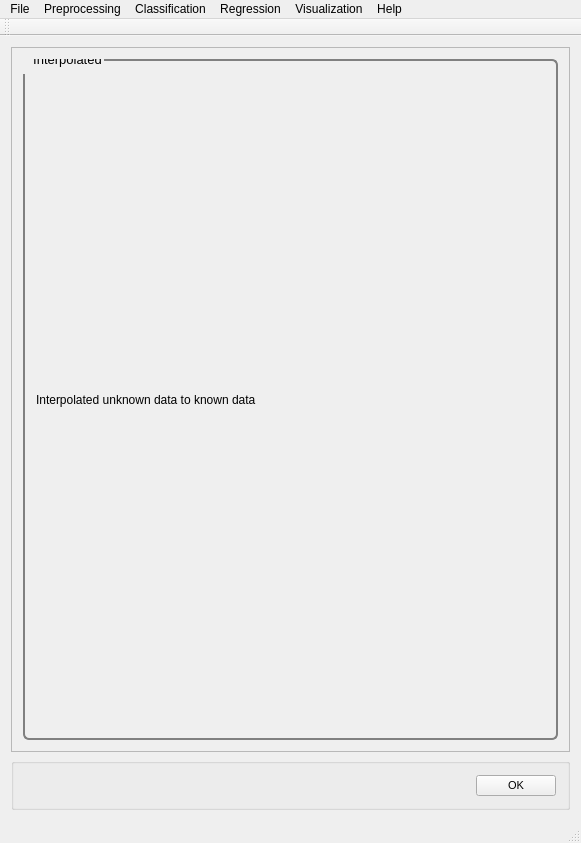
<?xml version="1.0" encoding="UTF-8"?>
<ui version="4.0">
 <class>MainWindow</class>
 <widget class="QMainWindow" name="MainWindow">
  <property name="geometry">
   <rect>
    <x>0</x>
    <y>0</y>
    <width>581</width>
    <height>843</height>
   </rect>
  </property>
  <property name="windowTitle">
   <string>PYSAT</string>
  </property>
  <widget class="QWidget" name="centralWidget">
   <layout class="QVBoxLayout" name="verticalLayout_9">
    <item>
     <widget class="QScrollArea" name="scrollArea">
      <property name="widgetResizable">
       <bool>true</bool>
      </property>
      <widget class="QWidget" name="scrollAreaWidgetContents_2">
       <property name="geometry">
        <rect>
         <x>0</x>
         <y>0</y>
         <width>561</width>
         <height>721</height>
        </rect>
       </property>
       <property name="font">
        <font>
         <pointsize>8</pointsize>
        </font>
       </property>
       <property name="styleSheet">
        <string notr="true">QGroupBox {
  border: 2px solid gray;
  border-radius: 6px;
  margin-top: 0.5em;
}

QGroupBox::title {

  padding-top: -14px;
  padding-left: 8px;
}
</string>
       </property>
       <layout class="QVBoxLayout" name="verticalLayout_8">
        <item>
         <widget class="QGroupBox" name="Interpolated">
          <property name="font">
           <font>
            <pointsize>10</pointsize>
           </font>
          </property>
          <property name="title">
           <string>Interpolated</string>
          </property>
          <layout class="QVBoxLayout" name="CrossValid_3">
           <item>
            <layout class="QHBoxLayout" name="horizontalLayout_12">
             <item>
              <layout class="QVBoxLayout" name="verticalLayout_23">
               <item>
                <widget class="QLabel" name="label_16">
                 <property name="text">
                  <string>Interpolated unknown data to known data</string>
                 </property>
                </widget>
               </item>
              </layout>
             </item>
            </layout>
           </item>
          </layout>
         </widget>
        </item>
       </layout>
      </widget>
     </widget>
    </item>
    <item>
     <widget class="QGroupBox" name="OK">
      <layout class="QHBoxLayout" name="ok">
       <item>
        <spacer name="horizontalSpacer_5">
         <property name="orientation">
          <enum>Qt::Horizontal</enum>
         </property>
         <property name="sizeHint" stdset="0">
          <size>
           <width>40</width>
           <height>20</height>
          </size>
         </property>
        </spacer>
       </item>
       <item>
        <widget class="QPushButton" name="okButton">
         <property name="font">
          <font>
           <pointsize>8</pointsize>
          </font>
         </property>
         <property name="mouseTracking">
          <bool>false</bool>
         </property>
         <property name="text">
          <string>OK</string>
         </property>
        </widget>
       </item>
      </layout>
     </widget>
    </item>
   </layout>
  </widget>
  <widget class="QToolBar" name="mainToolBar">
   <attribute name="toolBarArea">
    <enum>TopToolBarArea</enum>
   </attribute>
   <attribute name="toolBarBreak">
    <bool>false</bool>
   </attribute>
  </widget>
  <widget class="QStatusBar" name="statusBar"/>
  <widget class="QMenuBar" name="menuBar">
   <property name="geometry">
    <rect>
     <x>0</x>
     <y>0</y>
     <width>581</width>
     <height>21</height>
    </rect>
   </property>
   <widget class="QMenu" name="menuFile">
    <property name="title">
     <string>File</string>
    </property>
    <addaction name="actionLoad_Refence_Data"/>
    <addaction name="actionLoad_Unknown_Data"/>
    <addaction name="actionSet_output_location"/>
    <addaction name="separator"/>
    <addaction name="actionSave_Current_Plots"/>
    <addaction name="actionSave_Current_Data"/>
    <addaction name="separator"/>
    <addaction name="actionCreate_New_Workflow"/>
    <addaction name="actionSave_Current_Workflow"/>
    <addaction name="separator"/>
    <addaction name="actionExit"/>
   </widget>
   <widget class="QMenu" name="menuPreprocessing">
    <property name="title">
     <string>Preprocessing</string>
    </property>
    <widget class="QMenu" name="menuBaseline_Removal">
     <property name="title">
      <string>Baseline Removal</string>
     </property>
     <addaction name="actionALS"/>
     <addaction name="actionDietrich"/>
     <addaction name="actionPolyFit"/>
     <addaction name="actionAirPLS"/>
     <addaction name="actionFABC"/>
     <addaction name="actionKK"/>
     <addaction name="actionMario"/>
     <addaction name="actionMedian"/>
     <addaction name="actionRubberband"/>
     <addaction name="actionUndecimated_Wavelet"/>
    </widget>
    <widget class="QMenu" name="menuCalibration_Transfer">
     <property name="title">
      <string>Calibration Transfer</string>
     </property>
     <addaction name="actionRatio"/>
     <addaction name="actionTommy_s_Methgod"/>
     <addaction name="actionPiecewise_Direct_Standardization"/>
     <addaction name="actionOthers_3"/>
    </widget>
    <addaction name="actionNormalization"/>
    <addaction name="actionNoise_Reduction"/>
    <addaction name="actionApply_Mask"/>
    <addaction name="actionInterpolate"/>
    <addaction name="actionInstrument_Response"/>
    <addaction name="menuBaseline_Removal"/>
    <addaction name="menuCalibration_Transfer"/>
    <addaction name="actionICA_2"/>
    <addaction name="actionPCA_2"/>
   </widget>
   <widget class="QMenu" name="menuRegression">
    <property name="title">
     <string>Regression</string>
    </property>
    <addaction name="actionCross_Validation"/>
    <addaction name="actionTrain"/>
    <addaction name="actionPredict"/>
    <addaction name="actionCreate_N_Folds"/>
    <addaction name="actionCreate_Test_Folds"/>
   </widget>
   <widget class="QMenu" name="menuHelp">
    <property name="title">
     <string>Help</string>
    </property>
    <addaction name="actionIndex"/>
    <addaction name="actionContent_2"/>
    <addaction name="separator"/>
    <addaction name="actionAbout"/>
    <addaction name="actionAbout_QtCreator"/>
   </widget>
   <widget class="QMenu" name="menuClassification">
    <property name="title">
     <string>Classification</string>
    </property>
    <widget class="QMenu" name="menuSupervised">
     <property name="title">
      <string>Supervised</string>
     </property>
     <addaction name="actionPLS_DA"/>
     <addaction name="actionSIMCA"/>
    </widget>
    <widget class="QMenu" name="menuClustering">
     <property name="title">
      <string>Clustering</string>
     </property>
     <addaction name="actionK_means"/>
     <addaction name="actionHierarchical_2"/>
    </widget>
    <addaction name="menuSupervised"/>
    <addaction name="menuClustering"/>
   </widget>
   <widget class="QMenu" name="menuVisualization">
    <property name="title">
     <string>Visualization</string>
    </property>
    <addaction name="actionLine_Plot"/>
    <addaction name="action1_to_1_Plot"/>
    <addaction name="actionScatter_Plot"/>
   </widget>
   <addaction name="menuFile"/>
   <addaction name="menuPreprocessing"/>
   <addaction name="menuClassification"/>
   <addaction name="menuRegression"/>
   <addaction name="menuVisualization"/>
   <addaction name="menuHelp"/>
  </widget>
  <action name="actionLoad_Refence_Data">
   <property name="text">
    <string>Load Refence Data</string>
   </property>
  </action>
  <action name="actionLoad_Unknown_Data">
   <property name="text">
    <string>Load Unknown Data</string>
   </property>
  </action>
  <action name="actionSave_Current_Workflow">
   <property name="text">
    <string>Save Current Workflow</string>
   </property>
  </action>
  <action name="actionSave_Current_Plots">
   <property name="text">
    <string>Save Current Plots</string>
   </property>
  </action>
  <action name="actionSave_Current_Data">
   <property name="text">
    <string>Save Current Data</string>
   </property>
  </action>
  <action name="actionCreate_New_Workflow">
   <property name="text">
    <string>Create New Workflow</string>
   </property>
  </action>
  <action name="actionNoise_Reduction">
   <property name="text">
    <string>Noise Reduction</string>
   </property>
  </action>
  <action name="actionApply_Mask">
   <property name="text">
    <string>Apply Mask</string>
   </property>
  </action>
  <action name="actionInterpolate">
   <property name="text">
    <string>Interpolate (unknown to known)</string>
   </property>
  </action>
  <action name="actionInstrument_Response">
   <property name="text">
    <string>Instrument Response</string>
   </property>
  </action>
  <action name="actionALS">
   <property name="text">
    <string>ALS</string>
   </property>
  </action>
  <action name="actionDietrich">
   <property name="text">
    <string>Dietrich</string>
   </property>
  </action>
  <action name="actionPolyFit">
   <property name="text">
    <string>PolyFit</string>
   </property>
  </action>
  <action name="actionAirPLS">
   <property name="text">
    <string>AirPLS</string>
   </property>
  </action>
  <action name="actionFABC">
   <property name="text">
    <string>FABC</string>
   </property>
  </action>
  <action name="actionKK">
   <property name="text">
    <string>KK</string>
   </property>
  </action>
  <action name="actionMario">
   <property name="text">
    <string>Mario</string>
   </property>
  </action>
  <action name="actionMedian">
   <property name="text">
    <string>Median</string>
   </property>
  </action>
  <action name="actionRubberband">
   <property name="text">
    <string>Rubberband</string>
   </property>
  </action>
  <action name="actionUndecimated_Wavelet">
   <property name="text">
    <string>Undecimated Wavelet</string>
   </property>
  </action>
  <action name="actionRatio">
   <property name="text">
    <string>Ratio</string>
   </property>
  </action>
  <action name="actionTommy_s_Methgod">
   <property name="text">
    <string>Tommy's Method</string>
   </property>
  </action>
  <action name="actionPiecewise_Direct_Standardization">
   <property name="text">
    <string>Piecewise Direct Standardization</string>
   </property>
  </action>
  <action name="actionPCA">
   <property name="text">
    <string>PCA</string>
   </property>
  </action>
  <action name="actionICA">
   <property name="text">
    <string>ICA</string>
   </property>
  </action>
  <action name="actionK_Means">
   <property name="text">
    <string>K-Means</string>
   </property>
  </action>
  <action name="actionHierarchical">
   <property name="text">
    <string>Hierarchical</string>
   </property>
  </action>
  <action name="actionOthers">
   <property name="text">
    <string>Others...</string>
   </property>
  </action>
  <action name="actionOthers_2">
   <property name="text">
    <string>Others...</string>
   </property>
  </action>
  <action name="actionOthers_3">
   <property name="text">
    <string>Others...</string>
   </property>
  </action>
  <action name="actionPLS">
   <property name="text">
    <string>PLS</string>
   </property>
  </action>
  <action name="actionSM_PLS">
   <property name="text">
    <string>SM-PLS</string>
   </property>
  </action>
  <action name="actionICA_Regression">
   <property name="text">
    <string>ICA Regression</string>
   </property>
  </action>
  <action name="actionGaussian_Process">
   <property name="text">
    <string>Gaussian Process</string>
   </property>
  </action>
  <action name="actionMLP">
   <property name="text">
    <string>MLP</string>
   </property>
  </action>
  <action name="actionSVM">
   <property name="text">
    <string>SVM</string>
   </property>
  </action>
  <action name="actionOthers_4">
   <property name="text">
    <string>Others...</string>
   </property>
  </action>
  <action name="actionOthers_5">
   <property name="text">
    <string>Others...</string>
   </property>
  </action>
  <action name="actionIndex">
   <property name="text">
    <string>Index</string>
   </property>
  </action>
  <action name="actionContent_2">
   <property name="text">
    <string>Content</string>
   </property>
  </action>
  <action name="actionAbout">
   <property name="text">
    <string>About...</string>
   </property>
  </action>
  <action name="actionAbout_QtCreator">
   <property name="text">
    <string>About Qt...</string>
   </property>
  </action>
  <action name="actionExit">
   <property name="text">
    <string>Exit</string>
   </property>
  </action>
  <action name="actionNormalization">
   <property name="text">
    <string>Normalization</string>
   </property>
  </action>
  <action name="actionICA_2">
   <property name="text">
    <string>ICA</string>
   </property>
  </action>
  <action name="actionPCA_2">
   <property name="text">
    <string>PCA</string>
   </property>
  </action>
  <action name="actionPLS_DA">
   <property name="text">
    <string>PLS-DA</string>
   </property>
  </action>
  <action name="actionSIMCA">
   <property name="text">
    <string>SIMCA</string>
   </property>
  </action>
  <action name="actionK_means">
   <property name="text">
    <string>K-means</string>
   </property>
  </action>
  <action name="actionHierarchical_2">
   <property name="text">
    <string>Hierarchical</string>
   </property>
  </action>
  <action name="actionCross_Validation">
   <property name="text">
    <string>Cross Validation</string>
   </property>
  </action>
  <action name="actionTrain">
   <property name="text">
    <string>Train</string>
   </property>
  </action>
  <action name="actionPredict">
   <property name="text">
    <string>Predict</string>
   </property>
  </action>
  <action name="actionLine_Plot">
   <property name="text">
    <string>Line Plot</string>
   </property>
  </action>
  <action name="action1_to_1_Plot">
   <property name="text">
    <string>1 to 1 Plot</string>
   </property>
  </action>
  <action name="actionScatter_Plot">
   <property name="text">
    <string>Scatter Plot</string>
   </property>
  </action>
  <action name="actionSet_output_location">
   <property name="text">
    <string>Output Location</string>
   </property>
  </action>
  <action name="actionCreate_N_Folds">
   <property name="text">
    <string>Create N Folds</string>
   </property>
  </action>
  <action name="actionCreate_Test_Folds">
   <property name="text">
    <string>Create Test Folds</string>
   </property>
  </action>
 </widget>
 <layoutdefault spacing="6" margin="11"/>
 <resources/>
 <connections/>
</ui>
